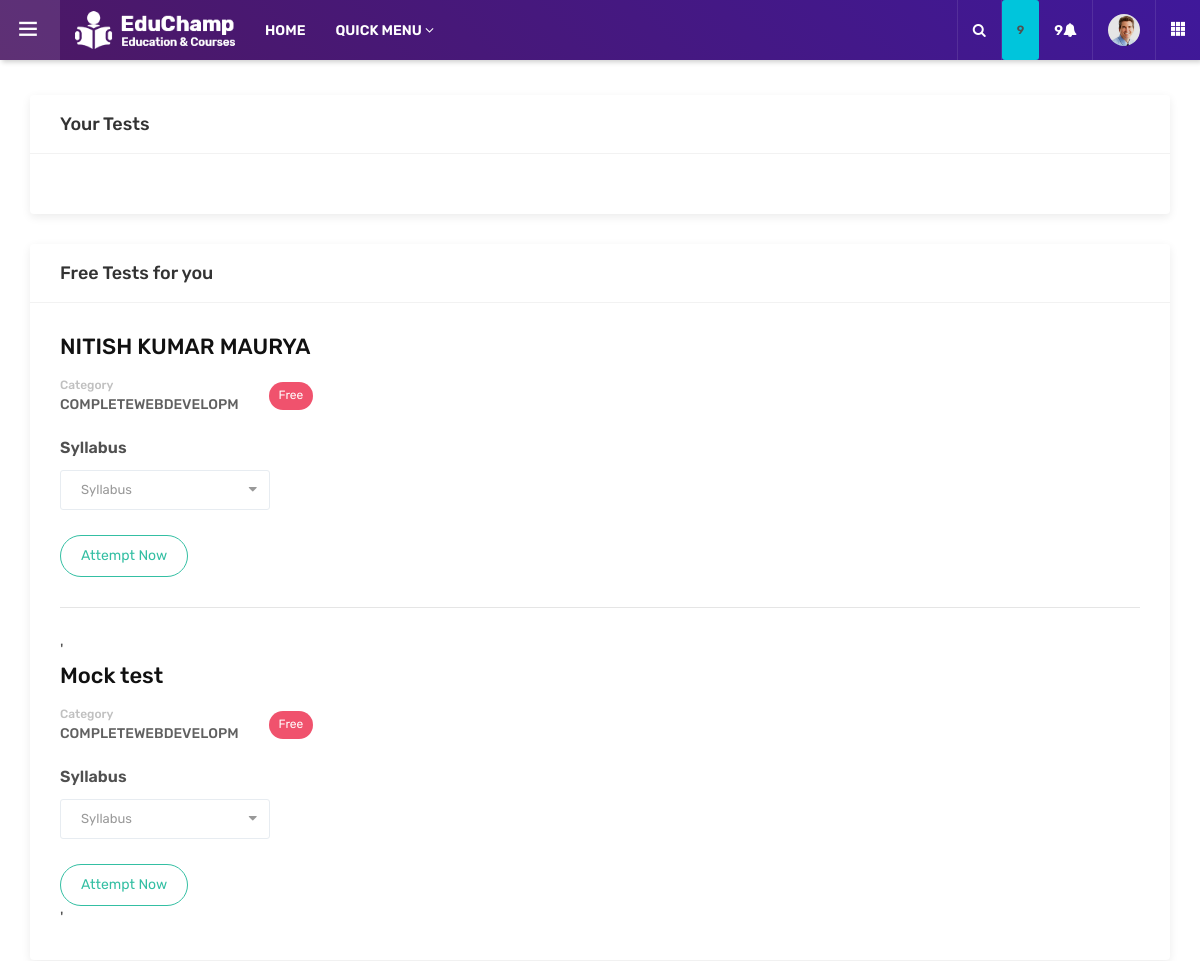
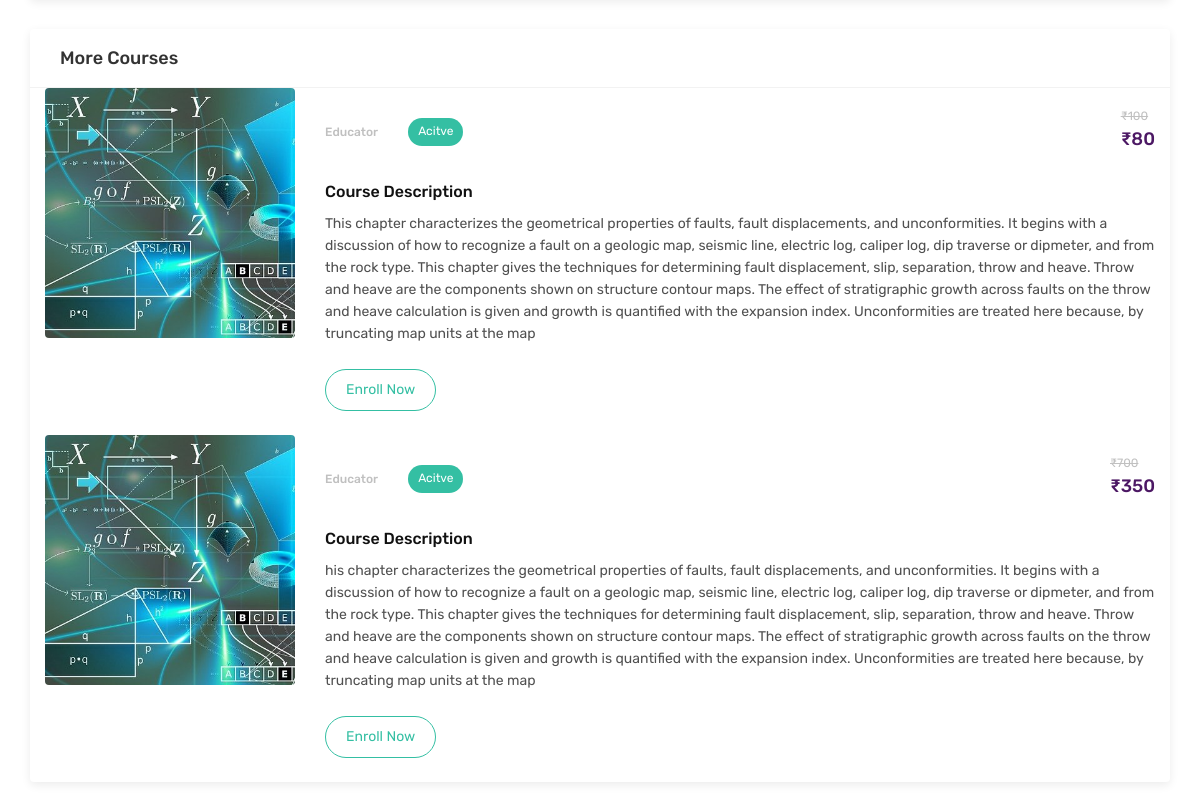
The page /dashboard/tests/ (signed in) on the database its author committed (2 pictures, top to bottom).
### testseries/models.py (models this page shows)
class Quiz(models.Model):
    type = models.ForeignKey(Category,on_delete=models.DO_NOTHING)
    quiz = models.ForeignKey(QuizCourse, on_delete=models.CASCADE, null=True, default="")
    name = models.CharField(max_length=50, default="")
    is_timed = models.BooleanField(default=True)
    is_preview = models.BooleanField(default=True)
    description = models.CharField(max_length=500)
    no_of_quesitions = models.IntegerField(default=0)
    slug = models.CharField(max_length=50)

class QuizCourse(models.Model):
    title = models.CharField(max_length=50, help_text="quiz type for exam,")
    exam  = models.ForeignKey(Exam, on_delete=DO_NOTHING, null=True)
    description = models.TextField(max_length=5000, help_text="must include our features of our website")
    designed_by = models.ForeignKey(Educator, on_delete=DO_NOTHING)
    price = models.IntegerField(null=False)
    discount = models.IntegerField(null=False , default = 0)
    active = models.BooleanField(default = False)
    thumbnail = models.ImageField(upload_to = "media/tests/thumbnails/")
    date = models.DateTimeField(auto_now_add= True)
    no_of_quizes = models.IntegerField(null=False)
    slug = models.CharField(max_length=50)

### exam/models.py (models this page shows)
class Category(models.Model):
    id=models.IntegerField(primary_key=True)
    name = models.CharField(max_length=20)
    def __str__(self):
        return self.name

### dashboard/views.py (the view)
# urls.py: path('tests/', include('testseries.urls')),
@login_required(login_url='/accounts/login')
def tests(request):
    user= request.user
    quizzes = Quiz.objects.all()
    recommendedcourses=QuizCourse.objects.all()
    context =  {
        'quizzes' : quizzes,
        'recommendedcourses': recommendedcourses,
    }
    return render(request,'Eduguider/admin/tests.html', context)

### testseries/templatetags/course_custom_tags.py (called while the page is built)
@register.simple_tag
def cal_sellprice(price , discount):
    if discount == 0:
        return price
    sellprice = price
    sellprice = price - ( price * discount * 0.01 )
    return math.floor(sellprice)

@register.filter
def rupee(price):
    return f'₹{price}'

@register.simple_tag
def is_enrolled_test(request , course):
    user = None
    if not request.user.is_authenticated:
        return False
    user = request.user
    try:
        user_course = UserquizCourse.objects.get(user = user  , course = course)
        return True
    except:
        return False

@register.simple_tag
def is_attempt(request , quiz):
    user = None
    if not request.user.is_authenticated:
        return False
    user = request.user
    try:
        user_course = quizAttempt.objects.get(user = user  , quiz=quiz)
        return True
    except:
        return False

### templates/Eduguider/admin/tests.html (shortened to what this page needs)
{% extends 'Eduguider/admin/base.html'%}
{% load course_custom_tags %}
{% load static %}
{% block head %}
<head>
	<link rel="stylesheet" type="text/css" href='{% static "dash/assets/css/assets.css"%}'>
	<link rel="stylesheet" type="text/css" href='{% static "dash/assets/vendors/calendar/fullcalendar.css"%}'>
	<link rel="stylesheet" type="text/css" href='{% static "dash/assets/css/typography.css"%}'>
	<link rel="stylesheet" type="text/css" href='{% static "dash/assets/css/shortcodes/shortcodes.css"%}'>
	<link rel="stylesheet" type="text/css" href='{% static "dash/assets/css/style.css"%}'>
	<link rel="stylesheet" type="text/css" href='{% static "dash/assets/css/dashboard.css"%}'>
	<link class="skin" rel="stylesheet" type="text/css" href='{% static "dash/assets/css/color/color-1.css"%}'>
</head>
{% endblock %}
{% block body %}
	<main class="ttr-wrapper">
		<div class="container-fluid">
			<div class="row">
				<div class="col-lg-12 m-b30">
					<div class="widget-box">
						<div class="wc-title">
							<h4>Your Tests</h4>
						</div>
						<div class="widget-inner">
						</div>
					</div>
				</div>
				<div class="col-lg-12 m-b30">
					<div class="widget-box">
						<div class="wc-title">
							<h4>Free Tests for you</h4>
						</div>
						<div class="widget-inner">
							{% for q in quizzes %}
							<div class="card-courses-list admin-courses">
								<div class="card-courses-full-dec">
									<div class="card-courses-title">
										<h4>{{q.name}}</h4>
									</div>
									<div class="card-courses-list-bx">
										<ul class="card-courses-view">
											<li class="card-courses-user">
												<div class="card-courses-user-info">
													<h5>Category</h5>
													<h4>{{q.type}}</h4>
												</div>
											</li>
											<li class="card-courses-stats">
												<a href="#" class="btn button-sm red radius-xl">Free</a>
											</li>
										</ul>
									</div>
									<div class="row card-courses-dec">
										<div class="form-group col-md-8">
											<label for="inputState">Syllabus</label>
											<select id="inputState" class="form-control">
												<option selected>Syllabus</option>
											</select>
										</div>
										<div class="col-md-12">
											{% is_attempt request q as attempted%}
											{%if attempted%}
											<a href="/tests/attempt/{{q.slug}}" target="_blank" class="btn  red radius-xl outline">View Results</a>
											{% else %}
											<a href="/tests/attempt/{{q.slug}}" target="_blank" class="btn  green radius-xl outline">Attempt Now</a>
										    {%endif%}
										</div>
									</div>
								</div>
							</div>'
							{% endfor %}
						</div>
					</div>
				</div>
				<div class="col-lg-12 m-b30">
					<div class="widget-box">
						<div class="wc-title">
							<h4>More Courses</h4>
						</div>
						{% for recommendedcourse in recommendedcourses %}
						{% is_enrolled_test request recommendedcourse as enrolled %}
						{% if not enrolled %}
						<div class="container">
						<div class="card-courses-list admin-courses">
							<div class="card-courses-media">
								<img src='{{recommendedcourse.thumbnail.url}}' alt="" />
							</div>
							<div class="card-courses-full-dec">
								<div class="card-courses-list-bx">
									<ul class="card-courses-view">
										<li class="card-courses-user">
											<div class="card-courses-user-info">
												<h5>Educator</h5>
											</div>
										</li>
										{% if recommendedcourse.active is True %}
											<li class="card-courses-stats">
												<a href="#" class="btn button-sm green radius-xl">Acitve</a>
											</li>
										{% endif %}
										<li class="card-courses-price">
											<del>{{recommendedcourse.price|rupee}}</del>
											<h5 class="text-primary">{% cal_sellprice recommendedcourse.price recommendedcourse.discount as value %} {{value|rupee}}</h5>
										</li>
									</ul>
								</div>
								<div class="row card-courses-dec">
									<div class="col-md-12">
										<h6 class="m-b10">Course Description</h6>
										<p>{{recommendedcourse.description}}</p>
									</div>
									<div class="col-md-12">
										<a href="#" class="btn green radius-xl outline">Enroll Now</a>
									</div>
								</div>
							</div>
						</div>
						</div><br>
						{%endif%}
						{% endfor %}
					</div>
				</div>
			</div>
		</div>
	</main>
{% endblock %}

### static/dash/assets/css/typography.css (style rules this page uses)
body { background-color: #fff; font-family: Rubik; font-size: 16px; font-weight: 400; color:#505050; padding: 0; margin: 0; overflow-x: hidden; -webkit-font-smoothing: antialiased; font-smoothing: antialiased; -moz-osx-font-smoothing: grayscale; scroll-behavior: smooth; }
a { color: #6f6f6f; outline: 0 none; text-decoration: none; }
img { border-style: none; height: auto; max-width: 100%; vertical-align: middle; }
section, article, aside, details, figcaption, figure, footer, header, hgroup, main, menu, nav, summary { display: block; }
p, address, pre, hr, ul, ol, dl, dd, table { margin-bottom: 24px; }
p { line-height: 28px; margin-bottom: 24px; }
h1, h2, h3, h4, h5, h6 { color: #111111; font-family: rubik; margin-top:0; }
h4 { font-size: 22px; line-height: 28px; margin-bottom: 15px; font-weight: 500; }
h5 { font-size: 18px; line-height: 24px; margin-bottom: 10px; font-weight: 500; }
h6 { font-size: 16px; line-height: 22px; margin-bottom: 10px; font-weight: 500; }
dl, ul, ol { list-style-position: outside; padding: 0; }
ul, ol { margin-bottom: 24px; }
ul li, ol li { padding: 0; }
.m-b10 { margin-bottom: 10px; }
.m-b30 { margin-bottom: 30px; }

### static/dash/assets/css/dashboard.css (style rules this page uses)
.ttr-pinned-sidebar.ttr-opened-sidebar .ttr-wrapper { margin-left: 300px; }
.ttr-pinned-sidebar .ttr-wrapper { margin-left: 0; }
.ttr-wrapper { padding-top: 95px; -webkit-transition: margin 200ms cubic-bezier(0.215, 0.610, 0.355, 1.000); -moz-transition: margin 200ms cubic-bezier(0.215, 0.610, 0.355, 1.000); -o-transition: margin 200ms cubic-bezier(0.215, 0.610, 0.355, 1.000); transition: margin 200ms cubic-bezier(0.215, 0.610, 0.355, 1.000); }
.ttr-wrapper { padding-left:15px; padding-right:15px; }
.widget-box { background-color: #fff; box-shadow:0 3px 10px 0px rgba(0,0,0,.08); border-radius: 4px; height: 100%; }
.widget-box .widget-inner { padding:30px; }
.widget-box .wc-title { border-bottom:1px solid rgba(0,0,0,0.05); padding:20px 30px; }
.widget-box .wc-title h4 { font-size:18px; line-height:18px; margin:0; color:#333; font-weight:500; }
.card-courses-list { display: flex; border-bottom: 1px solid rgba(0,0,0,0.1); padding-bottom: 30px; margin-bottom: 30px; }
.card-courses-list:last-child { border-bottom: 0; padding-bottom: 0; margin-bottom: 0; }
.card-courses-media { width: 250px; min-width: 250px; height: 250px; margin-right: 30px; border-radius: 4px; overflow: hidden; }
.card-courses-media img { width: 100%; object-fit:cover; height: 250px; }
.card-courses-view { margin:0; padding:0; list-style:none; display: flex; align-items: center; width: 100%; }
.card-courses-user { display:flex; align-items:center; }
.card-courses-view > li { position:relative; padding-right:30px; }
.card-courses-view > li:last-child { padding-right:0; }
.card-courses-stats h5, .card-courses-price del, .card-courses-review h5, .card-courses-categories h5, .card-courses-user-info h5 { font-size: 12px; color: #C0C0C0; margin: 0; line-height: 18px; }
.card-courses-categories h4, .card-courses-user-info h4 { font-size: 14px; margin: 0; line-height: 22px; color: #606060; text-transform: uppercase; }
.card-courses-price { margin-left:auto; }
.card-courses-list-bx { margin-bottom:20px; }
.card-courses-dec p { font-size:14px; line-height:22px; }
@media only screen and (max-width: 1200px) { .ttr-pinned-sidebar .ttr-wrapper { margin-left: 310px; } }
@media only screen and (max-width: 1200px) { .ttr-pinned-sidebar.ttr-opened-sidebar .ttr-wrapper { margin-left: 0; } }

### rows shown on the page
Quiz: name "NITISH KUMAR MAURYA", type "COMPLETEWEBDEVELOPM"
Quiz: name "Mock test", type "COMPLETEWEBDEVELOPM"
QuizCourse: thumbnail (picture), active "Acitve", price "₹100", value "₹80", description "This chapter characterizes the geometrical properties of faults, fault displacements, and unconformities. It begins with a discussion of how to recognize a fault on a geologic map, seismic line, electric log, caliper log, dip traverse or dipmeter, and from the rock type. This chapter gives the techniques for determining fault displacement, slip, separation, throw and heave. Throw and heave are the components shown on structure contour maps. The effect of stratigraphic growth across faults on the throw and heave calculation is given and growth is quantified with the expansion index. Unconformities are treated here because, by truncating map units at the map"
QuizCourse: thumbnail (picture), active "Acitve", price "₹700", value "₹350", description "his chapter characterizes the geometrical properties of faults, fault displacements, and unconformities. It begins with a discussion of how to recognize a fault on a geologic map, seismic line, electric log, caliper log, dip traverse or dipmeter, and from the rock type. This chapter gives the techniques for determining fault displacement, slip, separation, throw and heave. Throw and heave are the components shown on structure contour maps. The effect of stratigraphic growth across faults on the throw and heave calculation is given and growth is quantified with the expansion index. Unconformities are treated here because, by truncating map units at the map"
